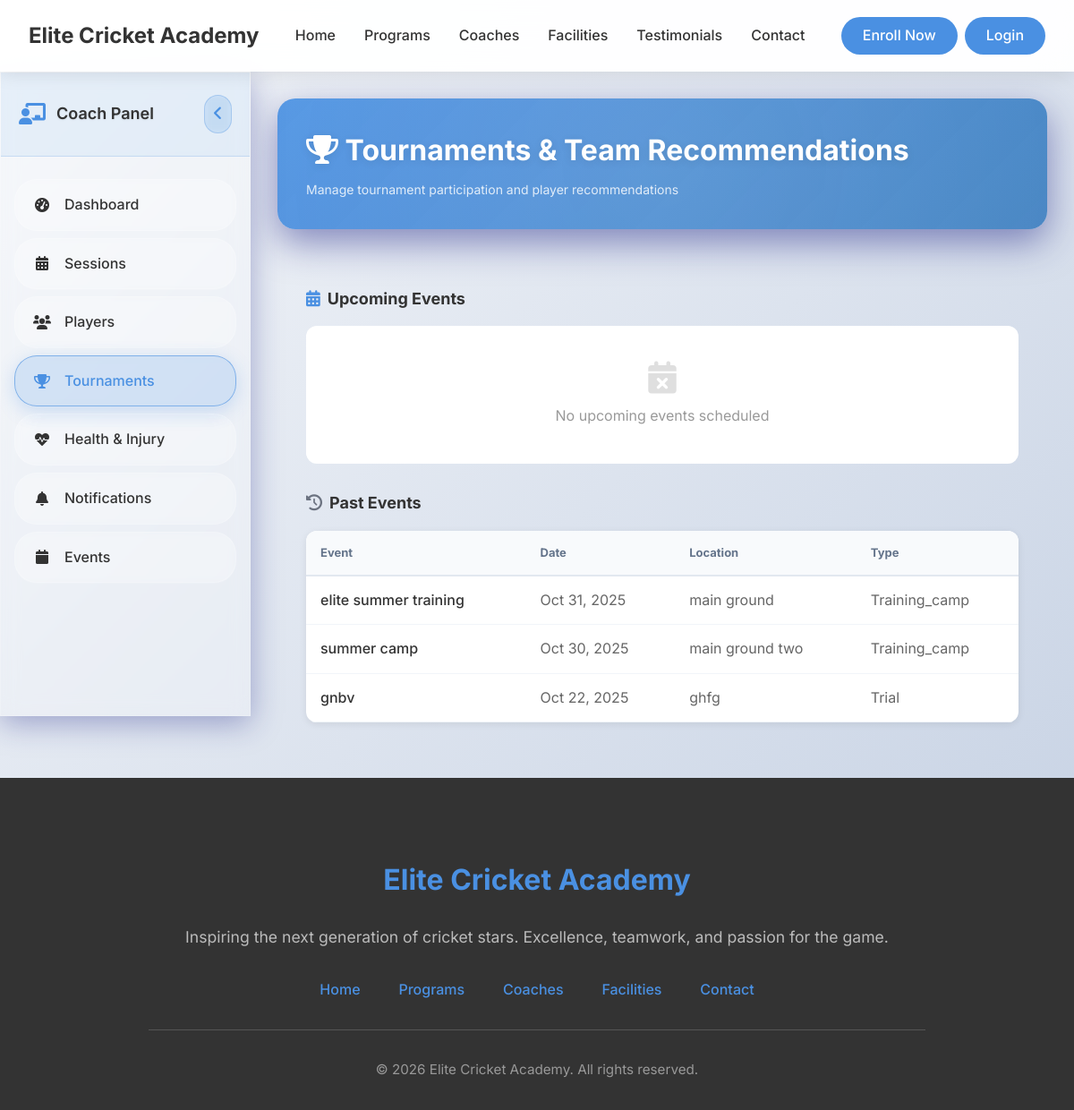
The app's page /coach/tournaments (signed in) with its own data.
### tables this page shows
CREATE TABLE `event` (
  `EventID` int(11) NOT NULL,
  `Name` varchar(255) NOT NULL,
  `Type` enum('Training Camp','Workshop','Seminar','Competition','Tournament','Match','Trial','Meeting','Other') DEFAULT NULL,
  `Category` enum('junior','senior','youth','professional','recreational','academy') DEFAULT NULL,
  `Description` text DEFAULT NULL,
  `StartDate` datetime NOT NULL,
  `EndDate` datetime NOT NULL,
  `Location` varchar(255) DEFAULT NULL,
  `Status` enum('upcoming','registration_open','registration_closed','ongoing','completed','cancelled') DEFAULT 'upcoming',
  `RegistrationStart` datetime DEFAULT NULL,
  `RegistrationEnd` datetime DEFAULT NULL,
  `PrimaryContact` varchar(255) DEFAULT NULL,
  `ContactEmail` varchar(255) DEFAULT NULL,
  `ContactPhone` varchar(20) DEFAULT NULL,
  `MaxParticipants` int(11) DEFAULT NULL,
  `RegistrationFee` decimal(10,2) DEFAULT 0.00
);

### app/controllers/Coach.php (called while the page is built, shortened)
<?php
class Coach extends Controller {
    public function tournaments() {
        $eventModel = $this->model('Event');
        $upcomingEvents = $eventModel->getUpcomingEvents(50);
        $pastEvents = $eventModel->getPastEvents(50);
        $data = [
            'title' => 'Tournaments - Coach Dashboard',
            'upcoming_events' => $upcomingEvents,
            'past_events' => $pastEvents
        ];
        $this->view('coach/tournaments', $data);
    }
}
?>

### app/libraries/Core.php (called while the page is built, shortened)
<?php
class Core {
    protected $currentMethod = 'index';
    public function __construct() {
        $url = $this->getURL();
        if($url && file_exists('../app/controllers/' . ucwords($url[0]) . '.php')) {
            unset($url[0]);
        }
        $this->currentController = new $this->currentController;
        if(isset($url[1])) {
            if(method_exists($this->currentController, $url[1])) {
                $this->currentMethod = $url[1];
                unset($url[1]);
            }
        }
        $this->param = $url ? array_values($url) : [];
        call_user_func_array([$this->currentController, $this->currentMethod], $this->param);
    }
    public function getURL() {
        if(isset($_GET['url'])) {
            $url = rtrim($_GET['url'], '/');
            $url = filter_var($url, FILTER_SANITIZE_URL);
            $url = explode('/', $url);
            return $url;
        }
    }
}
?>

### public/index.php (called while the page is built, shortened)
<?php
    $ini = new Core();
?>

### app/libraries/Database.php (called while the page is built, shortened)
<?php
    class Database {
        private $host = DB_HOST;
        private $user = DB_USER;
        private $password = DB_PASS;
        private $dbname = DB_NAME;
        private $dbh;
        private $statement;
        public function __construct() {
            $dsn = "mysql:host=". $this->host .";dbname=". $this->dbname;
            $options = array(
                PDO::ATTR_PERSISTENT => true,
                PDO::ATTR_ERRMODE => PDO::ERRMODE_EXCEPTION
            );
            try {
                $this->dbh = new PDO($dsn, $this->user, $this->password, $options);
                $this->dbh->setAttribute(PDO::ATTR_CASE, PDO::CASE_NATURAL);
                $this->dbh->setAttribute(PDO::ATTR_ERRMODE, PDO::ERRMODE_EXCEPTION);
                $this->dbh->setAttribute(PDO::ATTR_DEFAULT_FETCH_MODE, PDO::FETCH_OBJ);
            } catch (PDOException $e) {
                $this->error = $e->getMessage();
                echo "Connection failed: " . $this->error;
            }
        }
        public function query($sql) {
            $this->statement = $this->dbh->prepare($sql);
    }
    public function bind($param, $value, $type = null) {
            $this->statement->bindValue($param, $value, $type);
        }
        public function execute() {
            try {
                $result = $this->statement->execute();
                return $result;
            } catch (PDOException $e) {
                error_log("Database execution error: " . $e->getMessage());
                error_log("SQL Error Info: " . print_r($this->statement->errorInfo(), true));
                return false;
            }
        }
        public function resultSet() {
            $this->execute();
            return $this->statement->fetchAll(PDO::FETCH_OBJ);
        }
    }
?>

### app/models/Event.php (called while the page is built, shortened)
<?php
class Event {
    private $db;
    public function __construct() {
        $this->db = new Database();
    }
    public function getUpcomingEvents($limit = 10) {
        $this->db->query('SELECT
            EventID as id,
            Name as title,
            StartDate as event_date,
            Type,
            Description as description,
            Location as location,
            Status,
            Category,
            EndDate,
            RegistrationFee,
            MaxParticipants,
            PrimaryContact,
            ContactEmail,
            ContactPhone
        FROM Event
        WHERE Status IN ("upcoming", "registration_open")
            AND StartDate >= NOW()
        ORDER BY StartDate ASC
        LIMIT :limit');
        $this->db->bind(':limit', (int)$limit, PDO::PARAM_INT);
        $formatted = [];
        return $formatted;
    }
    public function getPastEvents($limit = 10) {
        $this->db->query('SELECT
            EventID as id,
            Name as title,
            StartDate as event_date,
            Type,
            Description as description,
            Location as location,
            Status,
            Category,
            EndDate,
            RegistrationFee,
            MaxParticipants,
            PrimaryContact,
            ContactEmail,
            ContactPhone
        FROM Event
        WHERE (Status = "completed" OR EndDate < NOW())
        ORDER BY StartDate DESC
        LIMIT :limit');
        $this->db->bind(':limit', (int)$limit, PDO::PARAM_INT);
        $results = $this->db->resultSet();
        $formatted = [];
        foreach ($results as $event) {
            $eventArray = (array)$event;
            $eventArray['event_type'] = (isset($eventArray['Type']) && !is_null($eventArray['Type']) && $eventArray['Type'] !== '')
                ? strtolower(str_replace(' ', '_', $eventArray['Type']))
                : '';
            if (isset($eventArray['Status']) && $eventArray['Status'] != 'cancelled') {
                $eventArray['Status'] = 'completed';
            }
            $formatted[] = $eventArray;
        }
        return $formatted;
    }
}

### app/views/coach/tournaments.php (the view, shortened to what this page needs)
<?php require_once APPROOT . '/views/inc/components/header.php'; ?>
<link rel="stylesheet" href="<?php echo URLROOT; ?>/css/coach-dashboard.css">
<link rel="stylesheet" href="<?php echo URLROOT; ?>/css/coach-tournaments.css">
    <div class="coach-layout">
        <div class="coach-sidebar" id="coachSidebar">
            <div class="sidebar-header">
                <div class="coach-logo">
                    <i class="fas fa-chalkboard-teacher"></i>
                    <h3>Coach Panel</h3>
                </div>
                <button class="sidebar-toggle" id="sidebarToggle">
                    <i class="fas fa-angle-left"></i>
                </button>
            </div>
            <nav class="sidebar-nav">
                <ul class="nav-menu">
                    <li class="nav-item">
                        <a href="<?php echo URLROOT; ?>/coach/dashboard" class="nav-link" data-tooltip="Dashboard">
                            <i class="fas fa-tachometer-alt"></i>
                            <span>Dashboard</span>
                        </a>
                    </li>
                    <li class="nav-item">
                        <a href="<?php echo URLROOT; ?>/coach/sessions" class="nav-link" data-tooltip="Sessions">
                            <i class="fas fa-calendar-alt"></i>
                            <span>Sessions</span>
                        </a>
                    </li>
                    <li class="nav-item">
                        <a href="<?php echo URLROOT; ?>/coach/players" class="nav-link" data-tooltip="Players">
                            <i class="fas fa-users"></i>
                            <span>Players</span>
                        </a>
                    </li>
                    <li class="nav-item active">
                        <a href="<?php echo URLROOT; ?>/coach/tournaments" class="nav-link" data-tooltip="Tournaments">
                            <i class="fas fa-trophy"></i>
                            <span>Tournaments</span>
                        </a>
                    </li>
                    <li class="nav-item">
                        <a href="<?php echo URLROOT; ?>/coach/health" class="nav-link" data-tooltip="Health & Injury">
                            <i class="fas fa-heartbeat"></i>
                            <span>Health & Injury</span>
                        </a>
                    </li>
                    <li class="nav-item">
                        <a href="<?php echo URLROOT; ?>/coach/notifications" class="nav-link" data-tooltip="Notifications">
                            <i class="fas fa-bell"></i>
                            <span>Notifications</span>
                        </a>
                    </li>
                    <li class="nav-item">
                        <a href="<?php echo URLROOT; ?>/coach/events" class="nav-link" data-tooltip="Events">
                            <i class="fas fa-calendar"></i>
                            <span>Events</span>
                        </a>
                    </li>
                </ul>
            </nav>
        </div>
        <div class="main-content">
            <div class="dashboard-header">
                <div class="header-content">
                    <div class="header-left">
                        <h1>
                            <i class="fas fa-trophy"></i>
                            Tournaments & Team Recommendations
                        </h1>
                        <p style="margin: 0; opacity: 0.9; font-size: 14px;">Manage tournament participation and player recommendations</p>
                    </div>
                </div>
            </div>
            <div class="tournament-content">
                <div style="margin-bottom: 30px;">
                    <h3 style="margin: 0 0 16px 0; color: #333; font-size: 18px;">
                        <i class="fas fa-calendar-alt" style="color: #4A90E2; margin-right: 8px;"></i>Upcoming Events
                    </h3>
                    <?php if (!empty($data['upcoming_events'])): ?>
                    <div class="tournaments-grid" style="display: grid; grid-template-columns: repeat(auto-fill, minmax(350px, 1fr)); gap: 20px;">
                        <?php foreach ($data['upcoming_events'] as $event):
                            $statusColors = ['upcoming' => '#4A90E2', 'ongoing' => '#10b981', 'completed' => '#6b7280'];
                            $eColor = $statusColors[$event['Status']] ?? '#4A90E2';
                        ?>
                        <div style="background: white; border-radius: 12px; overflow: hidden; box-shadow: 0 2px 8px rgba(0,0,0,0.08); border-top: 4px solid <?php echo $eColor; ?>;">
                            <div style="padding: 20px;">
                                <div style="display: flex; justify-content: space-between; align-items: start; margin-bottom: 12px;">
                                    <h4 style="margin: 0; color: #333; font-size: 16px;"><?php echo htmlspecialchars($event['title']); ?></h4>
                                    <span style="background: <?php echo $eColor; ?>15; color: <?php echo $eColor; ?>; padding: 4px 12px; border-radius: 20px; font-size: 11px; font-weight: 600; text-transform: uppercase;"><?php echo $event['Status']; ?></span>
                                </div>
                                <?php if (!empty($event['description'])): ?>
                                <p style="margin: 0 0 12px 0; color: #666; font-size: 13px; line-height: 1.5;"><?php echo htmlspecialchars(substr($event['description'], 0, 120)); ?><?php echo strlen($event['description']) > 120 ? '...' : ''; ?></p>
                                <?php endif; ?>
                                <div style="display: flex; flex-wrap: wrap; gap: 12px; font-size: 12px; color: #888;">
                                    <span><i class="fas fa-calendar" style="margin-right: 4px;"></i><?php echo date('M d, Y', strtotime($event['event_date'])); ?></span>
                                    <?php if (!empty($event['location'])): ?>
                                    <span><i class="fas fa-map-marker-alt" style="margin-right: 4px;"></i><?php echo htmlspecialchars($event['location']); ?></span>
                                    <?php endif; ?>
                                    <?php if (!empty($event['event_type'])): ?>
                                    <span><i class="fas fa-tag" style="margin-right: 4px;"></i><?php echo htmlspecialchars(ucfirst($event['event_type'])); ?></span>
                                    <?php endif; ?>
                                </div>
                            </div>
                        </div>
                        <?php endforeach; ?>
                    </div>
                    <?php else: ?>
                    <div style="text-align: center; padding: 40px; background: white; border-radius: 12px; color: #999;">
                        <i class="fas fa-calendar-times" style="font-size: 36px; margin-bottom: 12px; opacity: 0.3;"></i>
                        <p style="margin: 0;">No upcoming events scheduled</p>
                    </div>
                    <?php endif; ?>
                </div>
                <div>
                    <h3 style="margin: 0 0 16px 0; color: #333; font-size: 18px;">
                        <i class="fas fa-history" style="color: #6b7280; margin-right: 8px;"></i>Past Events
                    </h3>
                    <?php if (!empty($data['past_events'])): ?>
                    <div style="background: white; border-radius: 12px; overflow: hidden; box-shadow: 0 2px 8px rgba(0,0,0,0.08);">
                        <table style="width: 100%; border-collapse: collapse;">
                            <thead>
                                <tr style="background: #f8fafc; border-bottom: 2px solid #e2e8f0;">
                                    <th style="padding: 14px 16px; text-align: left; font-size: 13px; color: #64748b;">Event</th>
                                    <th style="padding: 14px 16px; text-align: left; font-size: 13px; color: #64748b;">Date</th>
                                    <th style="padding: 14px 16px; text-align: left; font-size: 13px; color: #64748b;">Location</th>
                                    <th style="padding: 14px 16px; text-align: left; font-size: 13px; color: #64748b;">Type</th>
                                </tr>
                            </thead>
                            <tbody>
                                <?php foreach ($data['past_events'] as $event): ?>
                                <tr style="border-bottom: 1px solid #f1f5f9;">
                                    <td style="padding: 14px 16px; font-weight: 500; color: #333;"><?php echo htmlspecialchars($event['title']); ?></td>
                                    <td style="padding: 14px 16px; color: #666;"><?php echo date('M d, Y', strtotime($event['event_date'])); ?></td>
                                    <td style="padding: 14px 16px; color: #666;"><?php echo htmlspecialchars($event['location'] ?? 'N/A'); ?></td>
                                    <td style="padding: 14px 16px; color: #666;"><?php echo htmlspecialchars(ucfirst($event['event_type'] ?? 'N/A')); ?></td>
                                </tr>
                                <?php endforeach; ?>
                            </tbody>
                        </table>
                    </div>
                    <?php endif; ?>
                </div>
            </div>
        </div>
    </div>
<?php require_once APPROOT . '/views/inc/components/footer.php'; ?>

### records on screen
event: Name "elite summer training", StartDate "Oct 31, 2025", Location "main ground", event_type "Training_camp"
event: Name "summer camp", StartDate "Oct 30, 2025", Location "main ground two", event_type "Training_camp"
event: Name "gnbv", StartDate "Oct 22, 2025", Location "ghfg", event_type "Trial"
